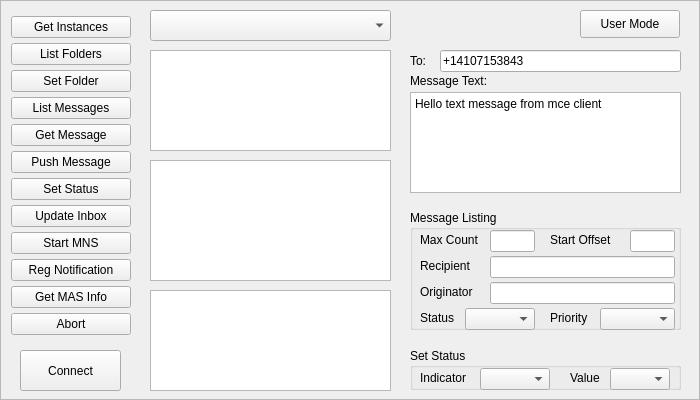
  <widget class="QFrame" name="deviceMessagesFrame">
   <property name="geometry">
    <rect>
     <x>90</x>
     <y>10</y>
     <width>700</width>
     <height>400</height>
    </rect>
   </property>
   <property name="autoFillBackground">
    <bool>true</bool>
   </property>
   <property name="frameShape">
    <enum>QFrame::StyledPanel</enum>
   </property>
   <property name="frameShadow">
    <enum>QFrame::Raised</enum>
   </property>
   <widget class="QPushButton" name="btnMceConnectDisconnect">
    <property name="geometry">
     <rect>
      <x>20</x>
      <y>350</y>
      <width>101</width>
      <height>41</height>
     </rect>
    </property>
    <property name="text">
     <string>Connect</string>
    </property>
   </widget>
   <widget class="QListWidget" name="lstMceFolders">
    <property name="geometry">
     <rect>
      <x>150</x>
      <y>50</y>
      <width>241</width>
      <height>101</height>
     </rect>
    </property>
   </widget>
   <widget class="QListWidget" name="lstMceMessages">
    <property name="geometry">
     <rect>
      <x>150</x>
      <y>160</y>
      <width>241</width>
      <height>121</height>
     </rect>
    </property>
   </widget>
   <widget class="QComboBox" name="cmbMceInstances">
    <property name="geometry">
     <rect>
      <x>150</x>
      <y>10</y>
      <width>241</width>
      <height>31</height>
     </rect>
    </property>
   </widget>
   <widget class="QPlainTextEdit" name="edtMceResult">
    <property name="geometry">
     <rect>
      <x>150</x>
      <y>290</y>
      <width>241</width>
      <height>101</height>
     </rect>
    </property>
   </widget>
   <widget class="QGroupBox" name="grpMceMsgList">
    <property name="geometry">
     <rect>
      <x>410</x>
      <y>210</y>
      <width>271</width>
      <height>120</height>
     </rect>
    </property>
    <property name="title">
     <string>Message Listing</string>
    </property>
    <widget class="QLabel" name="lblMceMaxCount">
     <property name="geometry">
      <rect>
       <x>10</x>
       <y>22</y>
       <width>70</width>
       <height>16</height>
      </rect>
     </property>
     <property name="text">
      <string>Max Count</string>
     </property>
    </widget>
    <widget class="QLineEdit" name="edtMceMaxCount">
     <property name="geometry">
      <rect>
       <x>80</x>
       <y>20</y>
       <width>45</width>
       <height>22</height>
      </rect>
     </property>
     <property name="toolTip">
      <string>Enter maximum number of messages in the list</string>
     </property>
    </widget>
    <widget class="QLabel" name="lblMceStartOffset">
     <property name="geometry">
      <rect>
       <x>140</x>
       <y>22</y>
       <width>80</width>
       <height>16</height>
      </rect>
     </property>
     <property name="text">
      <string>Start Offset</string>
     </property>
    </widget>
    <widget class="QLineEdit" name="edtMceStartOffset">
     <property name="geometry">
      <rect>
       <x>220</x>
       <y>20</y>
       <width>45</width>
       <height>22</height>
      </rect>
     </property>
     <property name="toolTip">
      <string>Enter list start offset</string>
     </property>
    </widget>
    <widget class="QLabel" name="lblMceRecipient">
     <property name="geometry">
      <rect>
       <x>10</x>
       <y>48</y>
       <width>70</width>
       <height>16</height>
      </rect>
     </property>
     <property name="text">
      <string>Recipient</string>
     </property>
    </widget>
    <widget class="QLineEdit" name="edtMceRecipient">
     <property name="geometry">
      <rect>
       <x>80</x>
       <y>46</y>
       <width>185</width>
       <height>22</height>
      </rect>
     </property>
     <property name="toolTip">
      <string>Enter search string for recipient</string>
     </property>
    </widget>
    <widget class="QLabel" name="lblMceOriginator">
     <property name="geometry">
      <rect>
       <x>10</x>
       <y>74</y>
       <width>70</width>
       <height>16</height>
      </rect>
     </property>
     <property name="text">
      <string>Originator</string>
     </property>
    </widget>
    <widget class="QLineEdit" name="edtMceOriginator">
     <property name="geometry">
      <rect>
       <x>80</x>
       <y>72</y>
       <width>185</width>
       <height>22</height>
      </rect>
     </property>
     <property name="toolTip">
      <string>Enter search string for sender</string>
     </property>
    </widget>
    <widget class="QLabel" name="lblMceReadStatus">
     <property name="geometry">
      <rect>
       <x>10</x>
       <y>100</y>
       <width>45</width>
       <height>16</height>
      </rect>
     </property>
     <property name="text">
      <string>Status</string>
     </property>
    </widget>
    <widget class="QComboBox" name="cmbMceReadStatus">
     <property name="geometry">
      <rect>
       <x>55</x>
       <y>98</y>
       <width>70</width>
       <height>22</height>
      </rect>
     </property>
    </widget>
    <widget class="QLabel" name="lblMcePriority">
     <property name="geometry">
      <rect>
       <x>140</x>
       <y>100</y>
       <width>50</width>
       <height>16</height>
      </rect>
     </property>
     <property name="text">
      <string>Priority</string>
     </property>
    </widget>
    <widget class="QComboBox" name="cmbMcePriority">
     <property name="geometry">
      <rect>
       <x>190</x>
       <y>98</y>
       <width>75</width>
       <height>22</height>
      </rect>
     </property>
    </widget>
   </widget>
   <widget class="QGroupBox" name="grpMceSetStatus">
    <property name="geometry">
     <rect>
      <x>410</x>
      <y>348</y>
      <width>271</width>
      <height>42</height>
     </rect>
    </property>
    <property name="title">
     <string>Set Status</string>
    </property>
    <widget class="QLabel" name="lblStatusInd">
     <property name="geometry">
      <rect>
       <x>10</x>
       <y>22</y>
       <width>60</width>
       <height>16</height>
      </rect>
     </property>
     <property name="text">
      <string>Indicator</string>
     </property>
    </widget>
    <widget class="QComboBox" name="cmbMceStatusInd">
     <property name="geometry">
      <rect>
       <x>70</x>
       <y>20</y>
       <width>70</width>
       <height>22</height>
      </rect>
     </property>
    </widget>
    <widget class="QLabel" name="lblStatusValue">
     <property name="geometry">
      <rect>
       <x>160</x>
       <y>22</y>
       <width>50</width>
       <height>16</height>
      </rect>
     </property>
     <property name="text">
      <string>Value</string>
     </property>
    </widget>
    <widget class="QComboBox" name="cmbMceStatusValue">
     <property name="geometry">
      <rect>
       <x>200</x>
       <y>20</y>
       <width>60</width>
       <height>22</height>
      </rect>
     </property>
    </widget>
   </widget>
   <widget class="QPlainTextEdit" name="edtMceMessage">
    <property name="geometry">
     <rect>
      <x>410</x>
      <y>92</y>
      <width>271</width>
      <height>101</height>
     </rect>
    </property>
    <property name="toolTip">
     <string>Enter message text</string>
    </property>
    <property name="plainText">
     <string>Hello text message from mce client</string>
    </property>
   </widget>
   <widget class="QLabel" name="lbMessage">
    <property name="geometry">
     <rect>
      <x>410</x>
      <y>72</y>
      <width>151</width>
      <height>18</height>
     </rect>
    </property>
    <property name="text">
     <string>Message Text:</string>
    </property>
   </widget>
   <widget class="QLineEdit" name="edtMceSendTo">
    <property name="geometry">
     <rect>
      <x>440</x>
      <y>50</y>
      <width>241</width>
      <height>22</height>
     </rect>
    </property>
    <property name="toolTip">
     <string>Example: +13011234567</string>
    </property>
    <property name="text">
     <string>+14107153843</string>
    </property>
    <property name="plainText" stdset="0">
     <string>+14107153843</string>
    </property>
   </widget>
   <widget class="QLabel" name="lbMessage_3">
    <property name="geometry">
     <rect>
      <x>410</x>
      <y>52</y>
      <width>30</width>
      <height>18</height>
     </rect>
    </property>
    <property name="text">
     <string>To:</string>
    </property>
   </widget>
   <widget class="QPushButton" name="btnMceRegUnRegNotification">
    <property name="enabled">
     <bool>true</bool>
    </property>
    <property name="geometry">
     <rect>
      <x>11</x>
      <y>259</y>
      <width>120</width>
      <height>22</height>
     </rect>
    </property>
    <property name="text">
     <string>Reg Notification</string>
    </property>
   </widget>
   <widget class="QPushButton" name="btnMceGetMASInstances">
    <property name="enabled">
     <bool>true</bool>
    </property>
    <property name="geometry">
     <rect>
      <x>11</x>
      <y>16</y>
      <width>120</width>
      <height>22</height>
     </rect>
    </property>
    <property name="toolTip">
     <string>Get available MAP server instances on peer device</string>
    </property>
    <property name="text">
     <string>Get Instances</string>
    </property>
   </widget>
   <widget class="QPushButton" name="btnMceStartStopMNS">
    <property name="enabled">
     <bool>true</bool>
    </property>
    <property name="geometry">
     <rect>
      <x>11</x>
      <y>232</y>
      <width>120</width>
      <height>22</height>
     </rect>
    </property>
    <property name="text">
     <string>Start MNS</string>
    </property>
   </widget>
   <widget class="QPushButton" name="btnMceSetPath">
    <property name="geometry">
     <rect>
      <x>11</x>
      <y>70</y>
      <width>120</width>
      <height>22</height>
     </rect>
    </property>
    <property name="toolTip">
     <string>Sets selected folder as current working folder</string>
    </property>
    <property name="text">
     <string>Set Folder</string>
    </property>
   </widget>
   <widget class="QPushButton" name="btnMceGetMASInfo">
    <property name="enabled">
     <bool>true</bool>
    </property>
    <property name="geometry">
     <rect>
      <x>11</x>
      <y>286</y>
      <width>120</width>
      <height>22</height>
     </rect>
    </property>
    <property name="text">
     <string>Get MAS Info</string>
    </property>
   </widget>
   <widget class="QPushButton" name="btnMceListFolders">
    <property name="geometry">
     <rect>
      <x>11</x>
      <y>43</y>
      <width>120</width>
      <height>22</height>
     </rect>
    </property>
    <property name="toolTip">
     <string>List all folders</string>
    </property>
    <property name="text">
     <string>List Folders</string>
    </property>
   </widget>
   <widget class="QPushButton" name="btnMceGetMessage">
    <property name="geometry">
     <rect>
      <x>11</x>
      <y>124</y>
      <width>120</width>
      <height>22</height>
     </rect>
    </property>
    <property name="toolTip">
     <string>Get message content for the selected handle</string>
    </property>
    <property name="text">
     <string>Get Message</string>
    </property>
   </widget>
   <widget class="QPushButton" name="btnMceSetMessageStatus">
    <property name="geometry">
     <rect>
      <x>11</x>
      <y>178</y>
      <width>120</width>
      <height>22</height>
     </rect>
    </property>
    <property name="text">
     <string>Set Status</string>
    </property>
   </widget>
   <widget class="QPushButton" name="btnMceListMessages">
    <property name="geometry">
     <rect>
      <x>11</x>
      <y>97</y>
      <width>120</width>
      <height>22</height>
     </rect>
    </property>
    <property name="text">
     <string>List Messages</string>
    </property>
   </widget>
   <widget class="QPushButton" name="btnMcePushMessage">
    <property name="enabled">
     <bool>true</bool>
    </property>
    <property name="geometry">
     <rect>
      <x>11</x>
      <y>151</y>
      <width>120</width>
      <height>22</height>
     </rect>
    </property>
    <property name="text">
     <string>Push Message</string>
    </property>
   </widget>
   <widget class="QPushButton" name="btnMceAbort">
    <property name="enabled">
     <bool>true</bool>
    </property>
    <property name="geometry">
     <rect>
      <x>11</x>
      <y>313</y>
      <width>120</width>
      <height>22</height>
     </rect>
    </property>
    <property name="text">
     <string>Abort</string>
    </property>
   </widget>
   <widget class="QPushButton" name="btnMceUpdateInbox">
    <property name="enabled">
     <bool>true</bool>
    </property>
    <property name="geometry">
     <rect>
      <x>11</x>
      <y>205</y>
      <width>120</width>
      <height>22</height>
     </rect>
    </property>
    <property name="text">
     <string>Update Inbox</string>
    </property>
   </widget>
   <widget class="QPushButton" name="btnMceUserMode">
    <property name="enabled">
     <bool>true</bool>
    </property>
    <property name="geometry">
     <rect>
      <x>580</x>
      <y>10</y>
      <width>100</width>
      <height>28</height>
     </rect>
    </property>
    <property name="text">
     <string>User Mode</string>
    </property>
   </widget>
  </widget>
